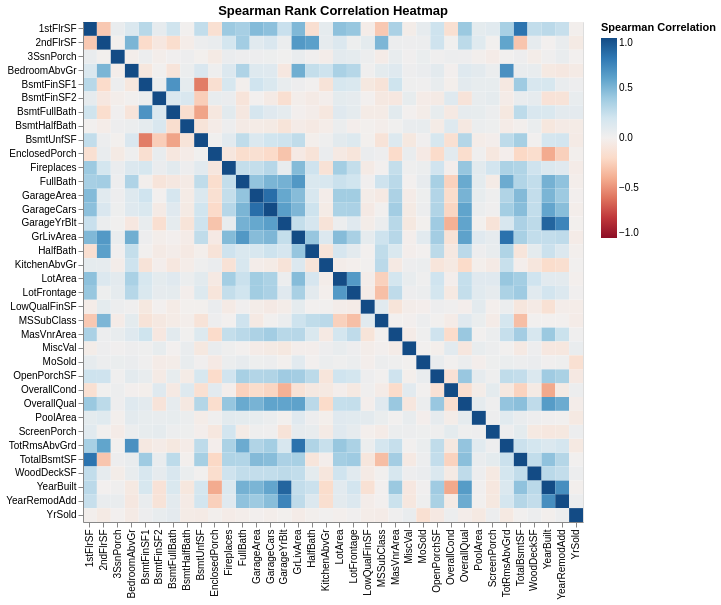

The code cell stored with this chart in its notebook:
### Markdown cell above
# Heatmap (Correlation using spearman)

### Code cell
import altair as alt
import pandas as pd


corr_matrix = df_train[numeric_cols].corr(method='spearman').reset_index().rename(columns={'index': 'Var1'})

corr_melted = corr_matrix.melt(id_vars='Var1', var_name='Var2', value_name='Correlation')

base = alt.Chart(corr_melted).encode(
    x=alt.X('Var1:O', title=None),
    y=alt.Y('Var2:O', title=None)
)

heatmap = base.mark_rect().encode(
    color=alt.Color(
        'Correlation:Q',
        scale=alt.Scale(scheme='redblue', domain=[-1, 1]),
        legend=alt.Legend(title="Spearman Correlation")
    )
)


spearman_chart = heatmap.properties(
    width=500,
    height=500,
    title="Spearman Rank Correlation Heatmap"
)

spearman_chart.display()

### Figure 1 — Vega-Lite specification as saved in the notebook (floating-point values rounded to 4 significant figures; data arrays with more than 128 entries replaced by an {"elided": "..."} marker saying what was removed)
{"config": {"view": {"continuousWidth": 300, "continuousHeight": 300}}, "data": {"name": "data-0a6316af0ec67e2d8b327cb63fcb9343"}, "mark": {"type": "rect"}, "encoding": {"color": {"field": "Correlation", "legend": {"title": "Spearman Correlation"}, "scale": {"domain": [-1, 1], "scheme": "redblue"}, "type": "quantitative"}, "x": {"field": "Var1", "title": null, "type": "ordinal"}, "y": {"field": "Var2", "title": null, "type": "ordinal"}}, "height": 500, "title": "Spearman Rank Correlation Heatmap", "width": 500, "$schema": "https://vega.github.io/schema/vega-lite/v6.4.1.json", "datasets": {"data-0a6316af0ec67e2d8b327cb63fcb9343": {"elided": "1296 records"}}}
